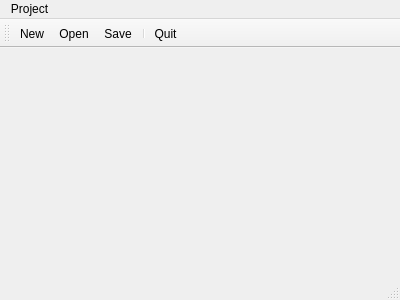
<?xml version="1.0" encoding="UTF-8"?>
<ui version="4.0">
 <class>MainWindow</class>
 <widget class="QMainWindow" name="MainWindow">
  <property name="geometry">
   <rect>
    <x>0</x>
    <y>0</y>
    <width>400</width>
    <height>300</height>
   </rect>
  </property>
  <property name="windowTitle">
   <string>MainWindow</string>
  </property>
  <widget class="QWidget" name="centralWidget"/>
  <widget class="QMenuBar" name="menuBar">
   <property name="geometry">
    <rect>
     <x>0</x>
     <y>0</y>
     <width>400</width>
     <height>21</height>
    </rect>
   </property>
   <widget class="QMenu" name="menuProject">
    <property name="title">
     <string>Project</string>
    </property>
    <addaction name="actionNew"/>
    <addaction name="actionOpen"/>
    <addaction name="actionSave"/>
   </widget>
   <addaction name="menuProject"/>
  </widget>
  <widget class="QToolBar" name="mainToolBar">
   <attribute name="toolBarArea">
    <enum>TopToolBarArea</enum>
   </attribute>
   <attribute name="toolBarBreak">
    <bool>false</bool>
   </attribute>
   <addaction name="actionNew"/>
   <addaction name="actionOpen"/>
   <addaction name="actionSave"/>
   <addaction name="separator"/>
   <addaction name="actionQuit"/>
  </widget>
  <widget class="QStatusBar" name="statusBar"/>
  <action name="actionNew">
   <property name="icon">
    <iconset resource="resources.qrc">
     <normaloff>:/images/new.png</normaloff>:/images/new.png</iconset>
   </property>
   <property name="text">
    <string>New</string>
   </property>
   <property name="shortcut">
    <string>Ctrl+N</string>
   </property>
  </action>
  <action name="actionOpen">
   <property name="icon">
    <iconset resource="resources.qrc">
     <normaloff>:/images/open.png</normaloff>:/images/open.png</iconset>
   </property>
   <property name="text">
    <string>Open</string>
   </property>
   <property name="shortcut">
    <string>Ctrl+O</string>
   </property>
  </action>
  <action name="actionSave">
   <property name="icon">
    <iconset resource="resources.qrc">
     <normaloff>:/images/save.png</normaloff>:/images/save.png</iconset>
   </property>
   <property name="text">
    <string>Save</string>
   </property>
   <property name="shortcut">
    <string>Ctrl+S</string>
   </property>
  </action>
  <action name="actionQuit">
   <property name="icon">
    <iconset resource="resources.qrc">
     <normaloff>:/images/quit.png</normaloff>:/images/quit.png</iconset>
   </property>
   <property name="text">
    <string>Quit</string>
   </property>
   <property name="shortcut">
    <string>Ctrl+Q</string>
   </property>
  </action>
 </widget>
 <layoutdefault spacing="6" margin="11"/>
 <resources>
  <include location="resources.qrc"/>
 </resources>
 <connections>
  <connection>
   <sender>actionNew</sender>
   <signal>triggered()</signal>
   <receiver>MainWindow</receiver>
   <slot>newProject()</slot>
   <hints>
    <hint type="sourcelabel">
     <x>-1</x>
     <y>-1</y>
    </hint>
    <hint type="destinationlabel">
     <x>199</x>
     <y>149</y>
    </hint>
   </hints>
  </connection>
  <connection>
   <sender>actionOpen</sender>
   <signal>triggered()</signal>
   <receiver>MainWindow</receiver>
   <slot>openProject()</slot>
   <hints>
    <hint type="sourcelabel">
     <x>-1</x>
     <y>-1</y>
    </hint>
    <hint type="destinationlabel">
     <x>199</x>
     <y>149</y>
    </hint>
   </hints>
  </connection>
  <connection>
   <sender>actionSave</sender>
   <signal>triggered()</signal>
   <receiver>MainWindow</receiver>
   <slot>saveProject()</slot>
   <hints>
    <hint type="sourcelabel">
     <x>199</x>
     <y>167</y>
    </hint>
    <hint type="destinationlabel">
     <x>199</x>
     <y>149</y>
    </hint>
   </hints>
  </connection>
  <connection>
   <sender>actionQuit</sender>
   <signal>triggered()</signal>
   <receiver>MainWindow</receiver>
   <slot>quit()</slot>
   <hints>
    <hint type="sourcelabel">
     <x>-1</x>
     <y>-1</y>
    </hint>
    <hint type="destinationlabel">
     <x>199</x>
     <y>149</y>
    </hint>
   </hints>
  </connection>
 </connections>
 <slots>
  <slot>newProject()</slot>
  <slot>openProject()</slot>
  <slot>saveProject()</slot>
  <slot>quit()</slot>
 </slots>
</ui>
